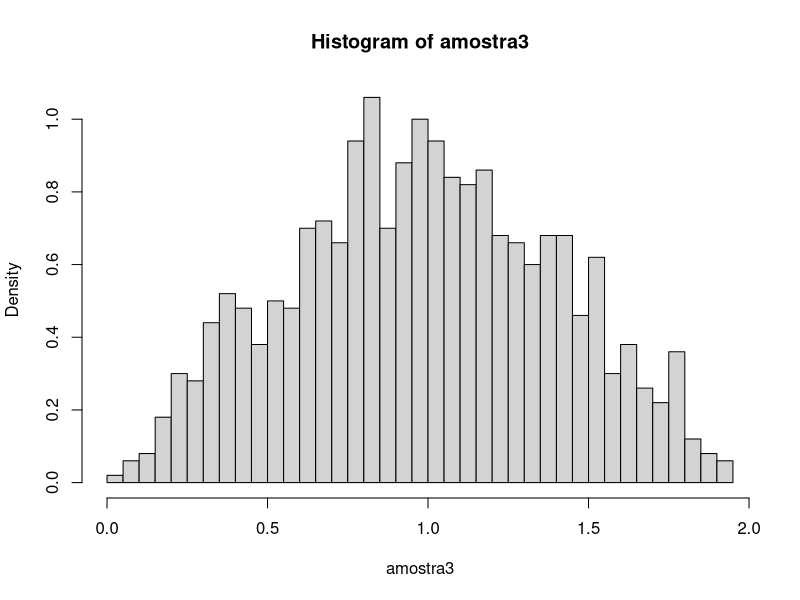

The R source for this figure:
# EST066
# 21/03/23
# Aplicando a funcao triangular vista em aula.

p_tri <- function(x){
  
  if (x<=0)
    return(0)
  
  if (x>0 && x<=1)
    return (x)
  
  if (x>1 && x<=2)
    
    if (x>2)
      return (0)
  
}

d_tri <- function(x){
  
  if (x<=0)
    return(0)
  
  if (x>0 && x<=1)
    return(power(x,2)/2)
  
  if (x>1 && x<2)
    return(power(x,2)/2 + 2*x -1)
  
  if (x>=2)
    return(1)
  
  
  
}

q_tri<- function(x){
  
  if (x<=0)
    return(0)
  
  if (x>0 && x<=1/2)
    return (power(2*x,1/2))
  
  if (x>1/2 && x<1)
    return(2-(power(2*(1-x),1/2)))
  
  else
    print("entrada invalida em q_tri")
  
}

# abaixo: funcao criada pelo professor pprofessorara gerar amostras aleatorias da funcao 
# triangular (equivalente a funcao rtri do pacote {EnvStats})

rtri.pri<-function(){ 
  
  U<-runif(1)
  y<-qtri(u)
  
  return(y)
  
  
}


# gerar 1000 numeros aleatorios da funcao triangular

# fazer o histograma (densidade) dos 1000 numeros aleatorios.

# plotar a densidade da triangular no histograma (use 'curve')

# calcular: media dos 1000 numeros aleatorios proporcao < 0.5

# ptri.vec <- vectorize(ptri)

# ptri.vec(c(0,0.5,1,1.5,2))
# gerados<-replicate(1000,rtri.pri())
# -----------------------------------------------------------

# 23/03/23

amostra1 <-runif(1000,0,1)
amostra2 <- runif(1000,0,1)

amostra3<-amostra1+amostra2

hist(amostra3, freq = F, breaks = 50)

p_tri(1.01) - p_tri(0.99)

# dados entre 0.99 e 1.01

mean(amostra3<=1.01 & amostra3>=0.99)
